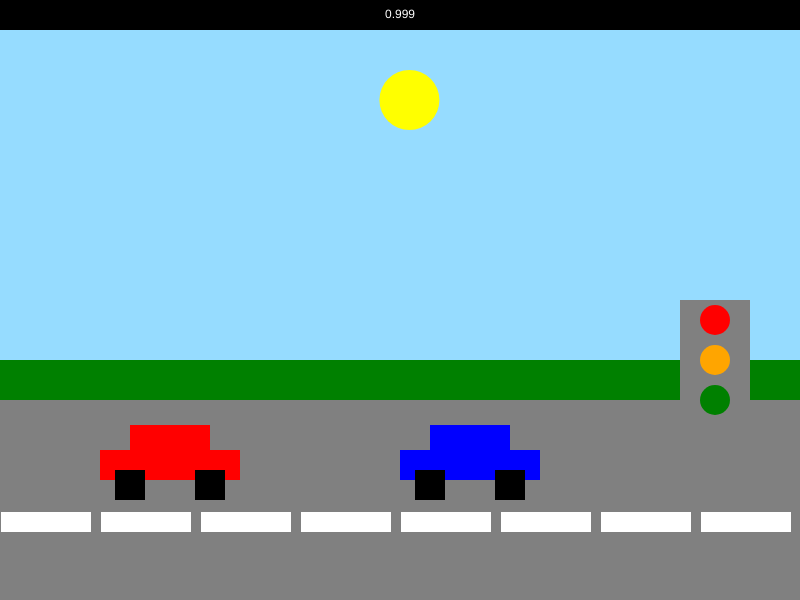
Frame 1 (no input)
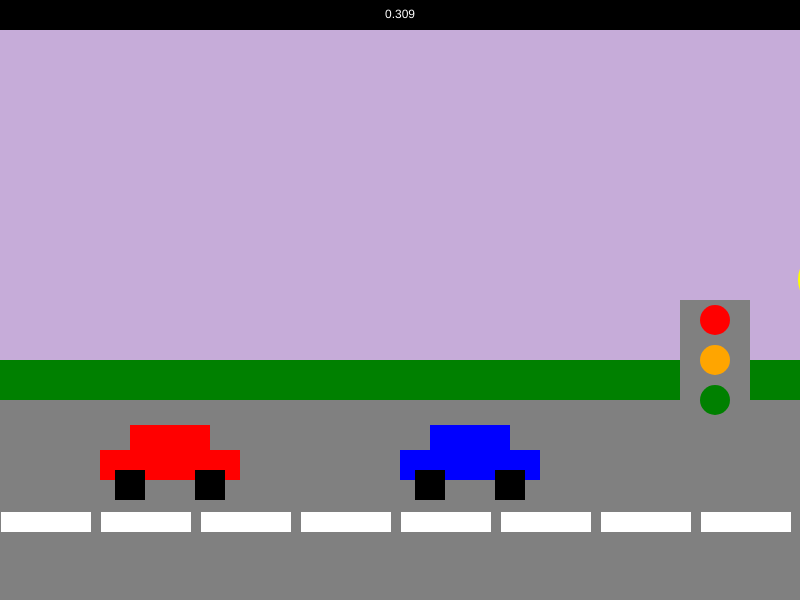
Frame 60 (no input)
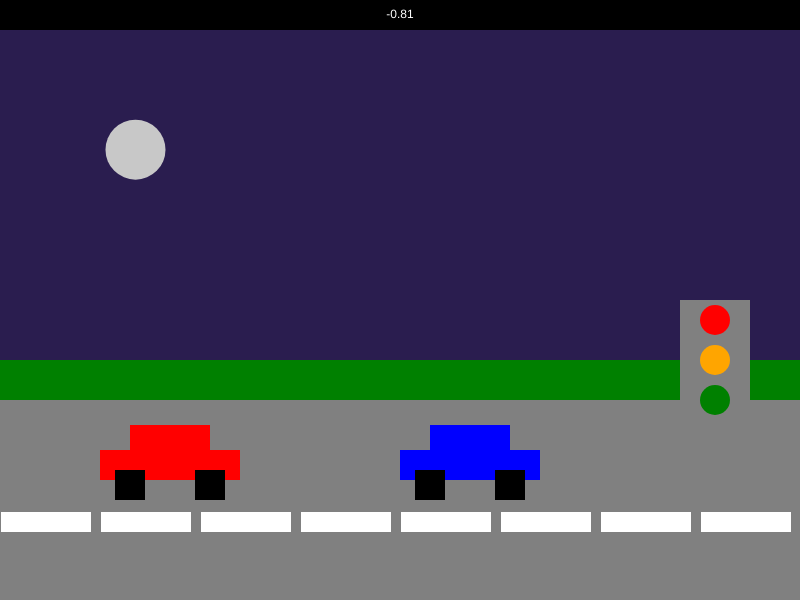
Frame 120 (the mouse pressed at the canvas centre since frame 60)

The p5.js sketch that drew these frames (run headless with seeded random() and noise() and a simulated clock; from frame 60 on, the mouse is pressed at the canvas centre):

// p5.js sketch
// ── sketch.js
let dayC, nightC, sunriseC;
let totalDayTime = 300;

function setup() {
  createCanvas(800, 600);
  noStroke();
  dayC = color(150, 220, 255);
  nightC = color(0, 0, 50);
  sunriseC = color(220, 150, 200);
}

function draw() {
  let angle = (TWO_PI * frameCount) / totalDayTime;
  let time = cos(angle);

  // Lucht
  let c;
  if (time < 0) {
    c = lerpColor(sunriseC, nightC, map(time, 0, -1, 0, 1));
  } else {
    c = lerpColor(sunriseC, dayC, time);
  }
  background(c);

  // Zon en maan
  let horizon = 360;
  let sunX = width / 2 + sin(angle) * 450;
  let sunY = horizon - cos(angle) * 260;
  let moonX = width / 2 - sin(angle) * 450;
  let moonY = horizon + cos(angle) * 260;

  fill("yellow");
  circle(sunX, sunY, 60);
  fill(200);
  circle(moonX, moonY, 60);

  // Gras
  fill("green");
  rect(0, 360, width, 40);

  // Weg
  fill("grey");
  rect(0, 400, width, 200);

  // Witte strepen
  fill("white");
  for (let x = 1; x < width; x += 100) {
    rect(x, 512, 90, 20);
  }

  // Stoplicht
  fill("grey");
  rect(710, 390, 10, 90);
  rect(680, 300, 70, 120);

  fill("red");
  circle(715, 320, 30);
  fill("orange");
  circle(715, 360, 30);
  fill("green");
  circle(715, 400, 30);

  // Auto's
  auto(100, 450, "red");
  auto(400, 450, "blue");

  // Tijdbalk
  fill(0);
  rect(0, 0, width, 30);
  fill(255);
  textAlign(CENTER, CENTER);
  text(floor(time * 1000) / 1000, width / 2, 15);
}

function auto(x, y, kleur) {
  // onderkant
  fill(kleur);
  rect(x, y, 140, 30);

  // dak
  rect(x + 30, y - 25, 80, 25);

  // wielen
  fill("black");
  square(x + 15, y + 20, 30);
  square(x + 95, y + 20, 30);
}
